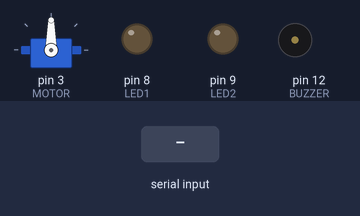
Bench run of a sketch on a simulated Arduino Uno, built with avr-gcc and run on an emulated ATmega328P. On the bench: servo, output pins drawn as LEDs (lit = HIGH), buzzer (waves = sounding). The inputs (shaded band) are chosen by the test bench.

Above: at 1.2 s.
1.3 s: "P" received over Serial
At 2.9 s:
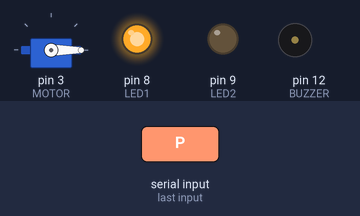
4.3 s: "N" received over Serial
At 5.5 s:
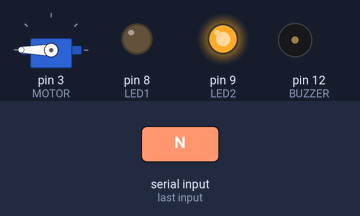
6.3 s: "P" received over Serial
At 6.95 s:
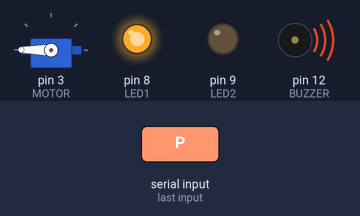
Timing chart, 0 to 9.3 s (numbered marks = the images above; inputs shaded):
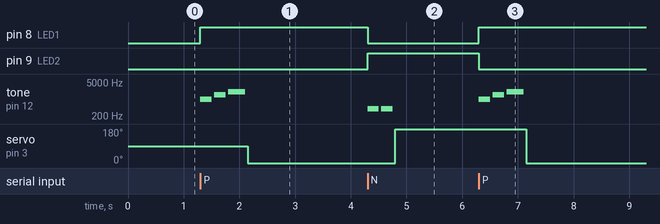

Measured:
- after the input at 1.3 s, pin 8 (LED1): LOW → HIGH at once; tone on pin 12 (BUZZER): plays 1000 Hz for 0.20 s, 1500 Hz for 0.20 s, 2000 Hz for 0.30 s, starting at once; servo on pin 3 (MOTOR): 90° → 0° after 0.85 s
- after the input at 4.3 s, pin 8 (LED1): HIGH → LOW at once; pin 9 (LED2): LOW → HIGH at once; tone on pin 12 (BUZZER): alternates 400 Hz for 0.20 s and silent for 0.05 s, 4 changes in all, then stays silent, starting at once; servo on pin 3 (MOTOR): 0° → 180° after 0.50 s
- after the input at 6.3 s, pin 8 (LED1): LOW → HIGH at once; pin 9 (LED2): HIGH → LOW at once; tone on pin 12 (BUZZER): plays 1000 Hz for 0.20 s, 1500 Hz for 0.20 s, 2000 Hz for 0.30 s, starting at once; servo on pin 3 (MOTOR): 180° → 0° after 0.85 s

The sketch:

arduino.ino
```cpp
#include<Servo.h>

//Pines
#define BUZZER 12
#define MOTOR 3
#define LED1 8
#define LED2 9

Servo motor;
int option;

void setup() {
  Serial.begin(9600);
  motor.attach(MOTOR);
  pinMode(BUZZER, OUTPUT);
  pinMode(LED1, OUTPUT);
  pinMode(LED2, OUTPUT);
}

void loop() {
  if (Serial.available() > 0) {
    option = Serial.read();
    //Serial.println(option);

    if (option == 'P') {
      digitalWrite(LED1, HIGH);
      digitalWrite(LED2, LOW);
      sonidoCorrecto();
      motor.write(0);
    }

    if (option == 'N') {
      digitalWrite(LED1, LOW);
      digitalWrite(LED2, HIGH);
      sonidoError();
      motor.write(180);
    }
  }
}

void sonidoCorrecto() {
  tone(BUZZER, 1000, 200);  // Tono medio
  delay(250);
  tone(BUZZER, 1500, 200);  // Tono más alto
  delay(250);
  tone(BUZZER, 2000, 300);  // Tono más alto
  delay(350);
  noTone(BUZZER);
}

void sonidoError() {
  tone(BUZZER, 400, 200);  // Tono grave
  delay(250);
  tone(BUZZER, 400, 200);  // Tono grave
  delay(250);
  noTone(BUZZER);
}
```
